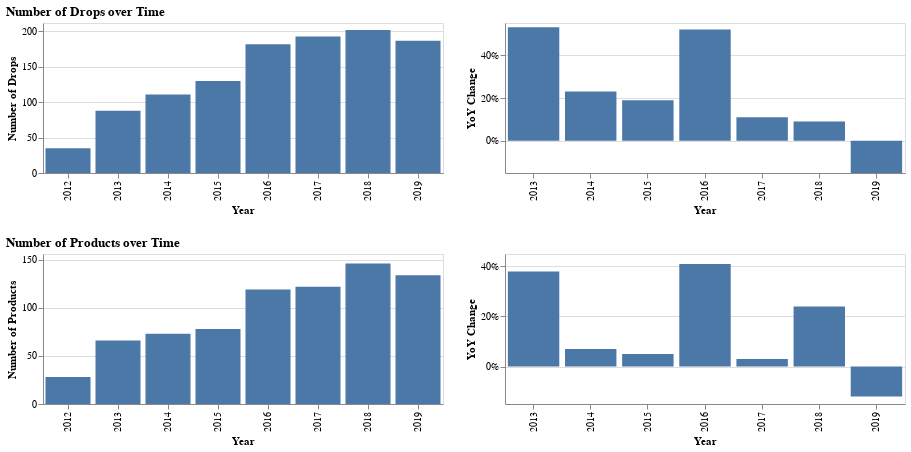

Notebook source saved alongside this figure:
### Markdown cell above
# 2019 Growth

Let's start by looking at the growth in 2019. There are many ways to define growth. An obvious one is to use sales revenue, but I do not have access to those numbers. Just using publicly available information, we can measure growth by looking at the number of drops and number of products released.

## Drops and Products

In past years, every year has seen an increase in the number of drops compared to the previous year. Some years, this change is modest (2015), but others more substantial. The number of products does not always increase, though. For example, 2017 was a year of consolidation following a year of growth before.

2019 appears to be a bit different: both the number of drops and the number of products declined compared to the previous year.

### Code cell
rel_per_year_df = pd.DataFrame(df_all.groupby('Year').count()['Product'])
prod_per_year_df = pd.DataFrame(all_products_df.groupby('Year').count()['Release']
)

(plots.plot_with_yoy(rel_per_year_df, 'Product', 'Drops').properties(title='Number of Drops over Time') 
& plots.plot_with_yoy(prod_per_year_df, 'Release', 'Products').properties(title='Number of Products over Time') )

### Figure 1 — Vega-Lite specification as saved in the notebook (floating-point values rounded to 4 significant figures)
{"$schema": "https://vega.github.io/schema/vega-lite/v3.4.0.json", "config": {"mark": {"tooltip": null}, "view": {"height": 300, "width": 400}}, "datasets": {"data-4fff01194576c63019878d3f03e06a40": [{"Release": 28, "Year": 2012}, {"Release": 66, "Year": 2013}, {"Release": 73, "Year": 2014}, {"Release": 78, "Year": 2015}, {"Release": 119, "Year": 2016}, {"Release": 122, "Year": 2017}, {"Release": 146, "Year": 2018}, {"Release": 134, "Year": 2019}], "data-58ae1941ad068d088fc2c2a44ed07688": [{"Product": 35, "Year": 2012}, {"Product": 88, "Year": 2013}, {"Product": 111, "Year": 2014}, {"Product": 130, "Year": 2015}, {"Product": 182, "Year": 2016}, {"Product": 193, "Year": 2017}, {"Product": 202, "Year": 2018}, {"Product": 187, "Year": 2019}], "data-8df4085fb3fcf49703c918852b969818": [{"Release": null, "Year": 2012}, {"Release": 0.38, "Year": 2013}, {"Release": 0.07, "Year": 2014}, {"Release": 0.05, "Year": 2015}, {"Release": 0.41, "Year": 2016}, {"Release": 0.03, "Year": 2017}, {"Release": 0.24, "Year": 2018}, {"Release": -0.12, "Year": 2019}], "data-b42ad02dcd0e38f17f68168c752b133c": [{"Product": null, "Year": 2012}, {"Product": 0.53, "Year": 2013}, {"Product": 0.23, "Year": 2014}, {"Product": 0.19, "Year": 2015}, {"Product": 0.52, "Year": 2016}, {"Product": 0.11, "Year": 2017}, {"Product": 0.09, "Year": 2018}, {"Product": -0.15, "Year": 2019}]}, "vconcat": [{"hconcat": [{"data": {"name": "data-58ae1941ad068d088fc2c2a44ed07688"}, "encoding": {"tooltip": [{"field": "Year", "type": "quantitative"}, {"field": "Product", "title": "Drops", "type": "quantitative"}], "x": {"field": "Year", "type": "ordinal"}, "y": {"axis": {"title": "Number of Drops"}, "field": "Product", "scale": {"domain": [0, 212]}, "type": "quantitative"}}, "height": 150, "mark": "bar"}, {"data": {"name": "data-b42ad02dcd0e38f17f68168c752b133c"}, "encoding": {"tooltip": [{"field": "Year", "type": "quantitative"}, {"field": "Product", "format": "%", "title": "YoY Change", "type": "quantitative"}], "x": {"field": "Year", "type": "ordinal"}, "y": {"axis": {"format": "%", "title": "YoY Change"}, "field": "Product", "scale": {}, "type": "quantitative"}}, "height": 150, "mark": "bar"}], "title": "Number of Drops over Time"}, {"hconcat": [{"data": {"name": "data-4fff01194576c63019878d3f03e06a40"}, "encoding": {"tooltip": [{"field": "Year", "type": "quantitative"}, {"field": "Release", "title": "Products", "type": "quantitative"}], "x": {"field": "Year", "type": "ordinal"}, "y": {"axis": {"title": "Number of Products"}, "field": "Release", "scale": {"domain": [0, 156]}, "type": "quantitative"}}, "height": 150, "mark": "bar"}, {"data": {"name": "data-8df4085fb3fcf49703c918852b969818"}, "encoding": {"tooltip": [{"field": "Year", "type": "quantitative"}, {"field": "Release", "format": "%", "title": "YoY Change", "type": "quantitative"}], "x": {"field": "Year", "type": "ordinal"}, "y": {"axis": {"format": "%", "title": "YoY Change"}, "field": "Release", "scale": {}, "type": "quantitative"}}, "height": 150, "mark": "bar"}], "title": "Number of Products over Time"}]}
